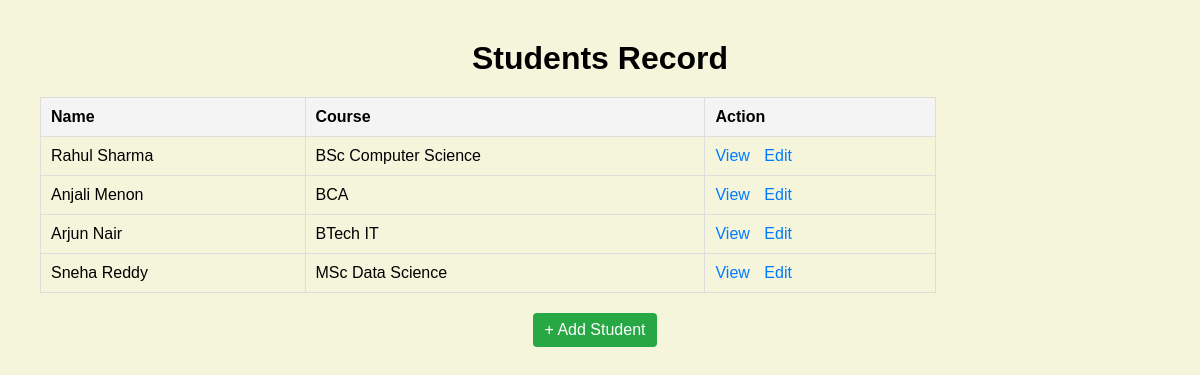
/students/, run on an earlier commit of the app's database.
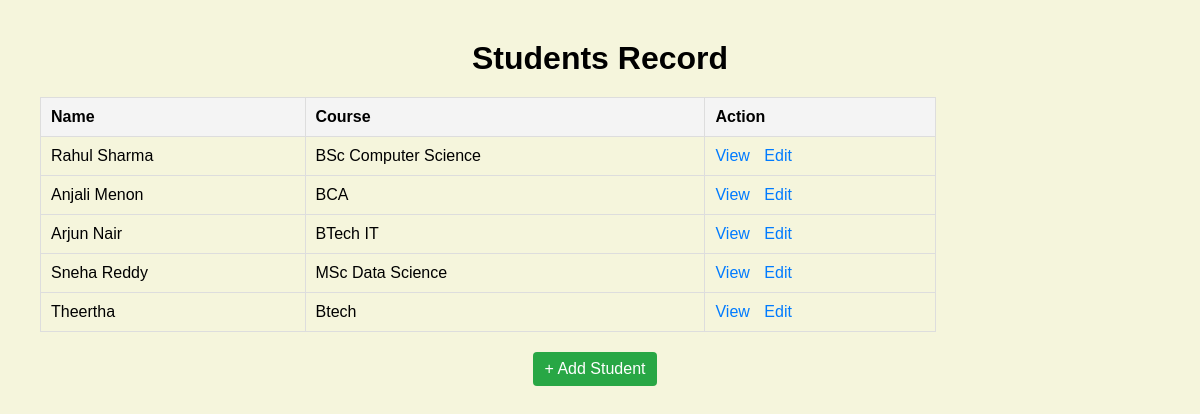
And on a later commit of the database.
### students/models.py (models this page shows)
class Student(models.Model):
    name=models.CharField(max_length=100)
    age=models.IntegerField()
    email=models.EmailField(unique=True)
    course=models.CharField(max_length=100)
    admission_date=models.DateField(auto_now_add=True)

### students/views.py (the view)
# urls.py: path('', views.studentlist, name='student_list'),
def studentlist(request):
    students = Student.objects.all()
    return render(request, 'student_list.html', {'students': students})

### students/templates/student_list.html (shortened to what this page needs)
{% load static %}
<!DOCTYPE html>
<html lang="en">
<head>
    <link rel="stylesheet" href="{% static 'students/style.css' %}">
</head>
<body>
    <h1>Students Record</h1>
    <table>
        <tr>
            <th>Name</th>
            <th>Course</th>
            <th>Action</th>
        </tr>
        {% for student in students %}
        <tr>
            <td>{{ student.name }}</td>
            <td>{{ student.course }}</td>
            <td>
                <a href="{% url 'student_detail' student.id %}">View </a>
                <a href="{% url 'student_update' student.id %}">Edit</a>
            </td>
        </tr>
        {% endfor %}
    </table>
<div class="add-container">
    <a href="{% url 'student_add' %}" class="add-btn">+ Add Student</a>
</div>
</body>
</html>

### students/static/students/style.css (style rules this page uses)
body { font-family: Arial, sans-serif; margin: 40px; background-color: beige; font-family: Verdana, Geneva, Tahoma, sans-serif; }
h1 { margin-bottom: 20px; text-align: center; }
table { border-collapse: collapse; width: 80%; }
th, td { border: 1px solid #ddd; padding: 10px; text-align: left; }
th { background-color: #f4f4f4; }
a { margin-right: 10px; text-decoration: none; color: #007bff; }
.add-btn { text-align: center; float: right; padding: 8px 12px; background-color: #28a745; color: white; border-radius: 4px; }
.add-container { margin-top: 20px; display: flex; justify-content: center; margin-bottom: 20px; }

What changed in the data, as far as the page shows it:
added Student: name "Theertha", course "Btech"
